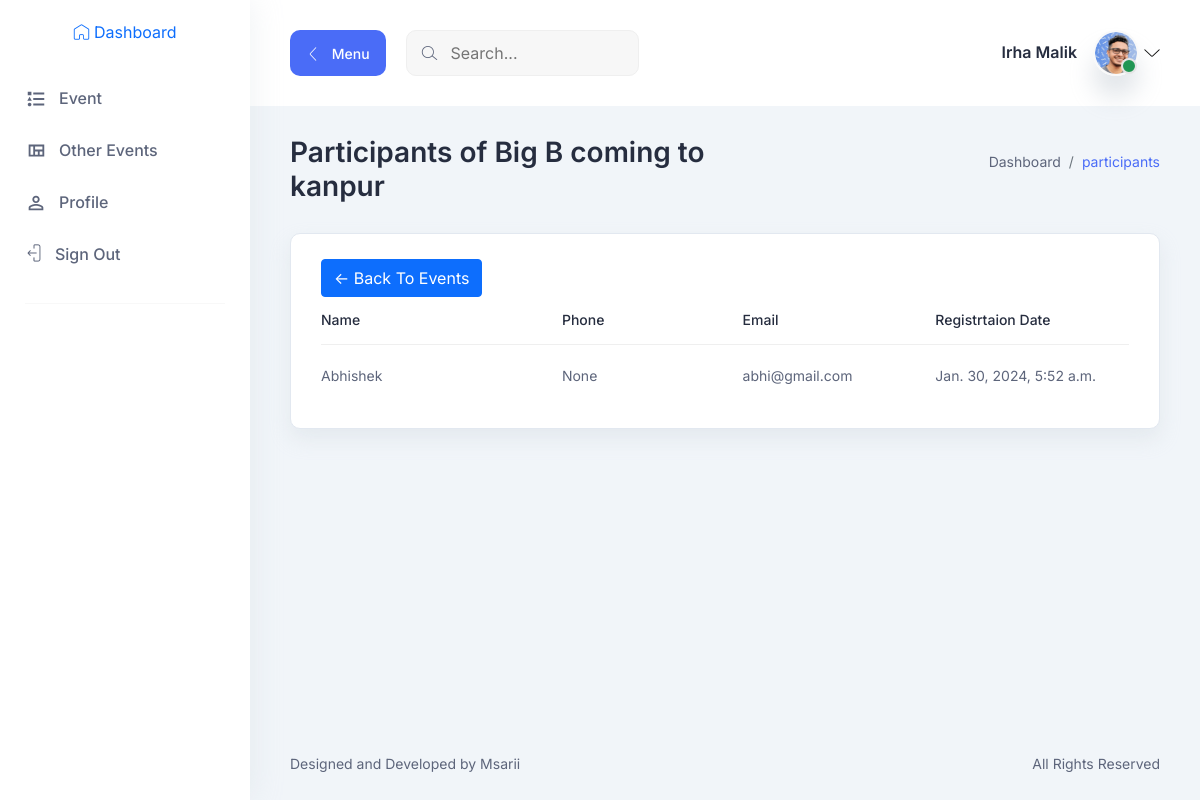
The page /paticipents-view/2/ (signed in) on the database its author committed.
### accounts/models.py (models this page shows, shortened)
class CustomUser(AbstractUser):
    username = None
    email = models.EmailField(('email address'), unique=True)
    phone = models.CharField(max_length=20 , null=True , blank=True)
    otp = models.IntegerField(default=0)
    USERNAME_FIELD = 'email'
    REQUIRED_FIELDS = []
    objects = CustomUserManager()

### events/models.py (models this page shows, shortened)
class Event(BaseClass):
    EVENT_STATUS_CHOICES = [
        ('upcoming', 'Upcoming'),
        ('ongoing', 'Ongoing'),
        ('completed', 'Completed'),
    ]
    organizer   = models.ForeignKey(CustomUser , on_delete = models.CASCADE , related_name="myEvents")
    title       = models.CharField(max_length=255)
    description =  models.TextField()
    location    = models.CharField(max_length=100)
    registration_deadline = models.DateField()
    event_day             = models.DateField()
    featured_image        = models.ImageField(upload_to='event_images/')
    status                = models.CharField(max_length=20, choices=EVENT_STATUS_CHOICES, default='upcoming')

class EventRegistration(BaseClass):
    user = models.ForeignKey(CustomUser, on_delete=models.CASCADE , related_name="registerdEvents")
    event = models.ForeignKey(Event, on_delete=models.CASCADE , related_name="eventParticipants")

### events/views.py (the view)
# urls.py: path("paticipents-view/<int:pk>/" , paticipents_view , name="paticipents-view"),
@login_required(login_url="accounts:user-login")
def paticipents_view(request,pk):
    event = Event.objects.get(id=pk)
    participants=EventRegistration.objects.filter(event=event)
    return render(request , "events/participants-view.html" , locals())

### templates/events/participants-view.html
{% extends 'main/base.html' %}
{% block content %}
<div class="container-fluid">
    <div class="title-wrapper pt-30">
      <div class="row align-items-center">
        <div class="col-md-6">
          <div class="title mb-30">
            <h2>Participants of {{event.title}}</h2>
          </div>
        </div>
        <div class="col-md-6">
          <div class="breadcrumb-wrapper mb-30">
            <nav aria-label="breadcrumb">
              <ol class="breadcrumb">
                <li class="breadcrumb-item">
                  <a href="/">Dashboard</a>
                </li>
                <li class="breadcrumb-item active" aria-current="page">
                    participants
                </li>
              </ol>
            </nav>
          </div>
        </div>
      </div>
    </div>
    <div class="tables-wrapper">
      <div class="row">
        <div class="col-lg-12">
          <div class="card-style mb-30">
            <a href="{% url 'events:my-events' %}" class="btn btn-primary"><- Back To Events</a>
            <div class="table-wrapper table-responsive">
              <table class="table">
                <thead>
                  <tr>
                    <th class="lead-info"><h6>Name</h6></th>
                    <th class="lead-email"><h6>Phone</h6></th>
                    <th class="lead-phone"><h6>Email</h6></th>
                    <th class="lead-phone"><h6>Registrtaion Date</h6></th>
                  </tr>
                </thead>
                <tbody>
                  {% for p in participants %}
                  <tr>
                    <td>
                      <div class="lead">
                        <div class="lead-text">
                          <p>{{p.user.first_name}}</p>
                        </div>
                      </div>
                    </td>
                    <td>
                      <p>{{p.user.phone}}</p>
                    </td>
                    <td>
                      <p>{{p.user.email}}</p>
                    </td>
                    <td>
                      <p>{{event.created_at}}</p>
                    </td>
                  </tr>
                {% endfor %}
                </tbody>
              </table>
            </div>
          </div>
        </div>
      </div>
    </div>
  </div>
{% endblock %}

### templates/main/base.html (shortened to what this page needs)
{% load static %}
<!DOCTYPE html>
<html lang="en">
  <head>
    <link rel="stylesheet" href="{% static 'assets/css/bootstrap.min.css' %}" />
    <link rel="stylesheet" href="{% static 'assets/css/LineIcons.css' %}" />
    <link rel="stylesheet" href="{% static 'assets/css/quill/bubble.css' %}" />
    <link rel="stylesheet" href="{% static 'assets/css/quill/snow.css' %}" />
    <link rel="stylesheet" href="{% static 'assets/css/fullcalendar.css' %}" />
    <link rel="stylesheet" href="{% static 'assets/css/morris.css' %}" />
    <link rel="stylesheet" href="{% static 'assets/css/vanilla-dataTables.min.css' %}" />
    <link rel="stylesheet" href="{% static 'assets/css/main.css' %}" />
  </head>
  <body>
    <aside class="sidebar-nav-wrapper">
      <div class="navbar-logo">
        <a href="/" class="ml-2">
          <i class="lni lni-home"></i>
          <span> Dashboard </span>
        </a>
      </div>
      <nav class="sidebar-nav">
        <ul>
          <li class="nav-item">
            <a href="{% url 'events:my-events' %}">
              <span class="icon">
              </span>
              <span class="text">
                Event
              </span>
            </a>
          </li>
          <li class="nav-item">
            <a href="{% url 'events:other-events' %}">
              <span class="icon">
              </span>
              <span class="text">
                Other Events
              </span>
            </a>
          </li>
          <li class="nav-item">
            <a href="{% url 'accounts:profile' %}">
              <span class="icon">
              </span>
              <span class="text">
                Profile
              </span>
            </a>
          </li>
          <li class="nav-item ">
            <a  href="{% url 'accounts:user-logout' %}">
              <span class="icon">
                <i class="lni lni-exit"></i>
              </span>
              <span class="text">
                Sign Out
              </span>
            </a>
          </li>
          <span class="divider"><hr /></span>
        </ul>
      </nav>
    </aside>
    <main class="main-wrapper">
      <header class="header">
        <div class="container-fluid">
          <div class="row">
            <div class="col-lg-5 col-md-5 col-6">
              <div class="header-left d-flex align-items-center">
                <div class="menu-toggle-btn mr-20">
                  <button
                    id="menu-toggle"
                    class="main-btn primary-btn btn-hover"
                  >
                    <i class="lni lni-chevron-left me-2"></i> Menu
                  </button>
                </div>
                <div class="header-search d-none d-md-flex">
                  <form action="#">
                    <input type="text" placeholder="Search..." />
                    <button><i class="lni lni-search-alt"></i></button>
                  </form>
                </div>
              </div>
            </div>
            <div class="col-lg-7 col-md-7 col-6">
              <div class="header-right">
                <div class="profile-box ml-15">
                  <button
                    class="dropdown-toggle bg-transparent border-0"
                    type="button"
                    id="profile"
                    data-bs-toggle="dropdown"
                    aria-expanded="false"
                  >
                    <div class="profile-info">
                      <div class="info">
                        <h6>{{request.user.first_name | capfirst }}  {{request.user.last_name | capfirst }}  </h6>
                        <div class="image">
                          <img
                            src="{% static 'assets/images/profile/profile-image.png' %}"
                            alt=""
                          />
                          <span class="status"></span>
                        </div>
                      </div>
                    </div>
                    <i class="lni lni-chevron-down"></i>
                  </button>
                </div>
              </div>
            </div>
          </div>
        </div>
      </header>
    <section class="section">
        {% block content %}
        {% endblock %}
    </section>
      <footer class="footer">
        <div class="container-fluid">
          <div class="row">
            <div class="col-md-6 order-last order-md-first">
              <div class="copyright text-center text-md-start">
                <p class="text-sm">
                  Designed and Developed by
                  <a
                    href=""
                    rel="nofollow"
                    target="_blank"
                  >
                    Msarii
                  </a>
                </p>
              </div>
            </div>
            <div class="col-md-6">
              <div
                class="
                  terms
                  d-flex
                  justify-content-center justify-content-md-end
                "
              >
                <a href="#0" class="text-sm">All Rights Reserved</a>
              </div>
            </div>
          </div>
        </div>
      </footer>
    </main>
  </body>
</html>

### static/assets/css/fullcalendar.css (style rules this page uses)
:root { --fc-daygrid-event-dot-width: 8px; }
:root { --fc-list-event-dot-width: 10px; --fc-list-event-hover-bg-color: #f5f5f5; }

### rows shown on the page
CustomUser: user.first_name "Irha", user.last_name "Malik"
Event: title "Big B coming to kanpur", created_at "Jan. 30, 2024, 5:52 a.m."
EventRegistration: user.first_name "Abhishek", user.phone "None", user.email "abhi@gmail.com"
